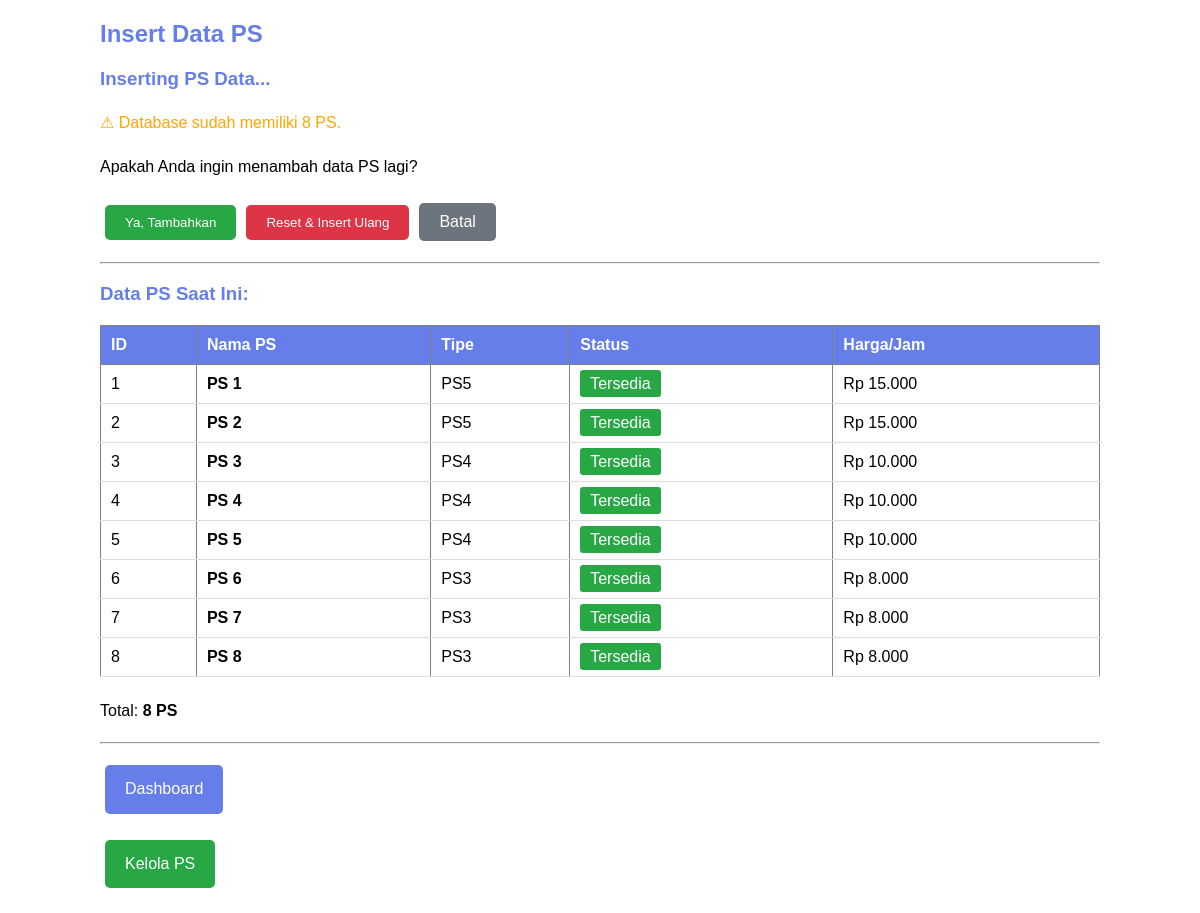
/insert_ps.php, run on the app's committed database.
### tables this page shows
CREATE TABLE ps (
    id INT AUTO_INCREMENT PRIMARY KEY,
    nama_ps VARCHAR(50) NOT NULL,
    tipe ENUM('PS3', 'PS4', 'PS5') NOT NULL,
    status ENUM('tersedia', 'dipinjam') DEFAULT 'tersedia',
    harga_per_jam INT NOT NULL,
    created_at TIMESTAMP DEFAULT CURRENT_TIMESTAMP
);

### insert_ps.php (the view, shortened to what this page needs)
<?php
echo "<h2>Insert Data PS</h2>";
$database = new Database();
$conn = $database->getConnection();
echo "<h3>Inserting PS Data...</h3>";
try {
    $stmt = $conn->query("SELECT COUNT(*) FROM ps");
    $count = $stmt->fetchColumn();
    if($count > 0) {
        echo "<p style='color: orange;'>⚠ Database sudah memiliki $count PS.</p>";
        echo "<p>Apakah Anda ingin menambah data PS lagi?</p>";
        echo "<form method='POST'>";
        echo "<button type='submit' name='action' value='add' style='padding: 10px 20px; background: #28a745; color: white; border: none; border-radius: 5px; cursor: pointer; margin: 5px;'>Ya, Tambahkan</button>";
        echo "<button type='submit' name='action' value='reset' style='padding: 10px 20px; background: #dc3545; color: white; border: none; border-radius: 5px; cursor: pointer; margin: 5px;'>Reset & Insert Ulang</button>";
        echo "<a href='index.php?page=ps&action=index' style='padding: 10px 20px; background: #6c757d; color: white; text-decoration: none; border-radius: 5px; margin: 5px; display: inline-block;'>Batal</a>";
        echo "</form>";
    }
} catch(PDOException $e) {
    echo "<p style='color: red;'>✗ Error: " . $e->getMessage() . "</p>";
}
echo "<hr>";
echo "<h3>Data PS Saat Ini:</h3>";
try {
    $stmt = $conn->query("SELECT * FROM ps ORDER BY id ASC");
    $count = $stmt->rowCount();
    if($count > 0) {
        echo "<table border='1' cellpadding='10' style='border-collapse: collapse; width: 100%;'>";
        echo "<tr><th>ID</th><th>Nama PS</th><th>Tipe</th><th>Status</th><th>Harga/Jam</th></tr>";
        while($row = $stmt->fetch(PDO::FETCH_ASSOC)) {
            echo "<tr>";
            echo "<td>" . $row['id'] . "</td>";
            echo "<td><strong>" . $row['nama_ps'] . "</strong></td>";
            echo "<td>" . $row['tipe'] . "</td>";
            echo "<td><span style='padding: 5px 10px; background: " . ($row['status'] == 'tersedia' ? '#28a745' : '#ffc107') . "; color: white; border-radius: 3px;'>" . ucfirst($row['status']) . "</span></td>";
            echo "<td>Rp " . number_format($row['harga_per_jam'], 0, ',', '.') . "</td>";
            echo "</tr>";
        }
        echo "</table>";
        echo "<p>Total: <strong>$count PS</strong></p>";
    } else {
        echo "<p style='color: red;'>Belum ada data PS</p>";
    }
} catch(PDOException $e) {
    echo "<p style='color: red;'>Error: " . $e->getMessage() . "</p>";
}
echo "<hr>";
echo "<p><a href='index.php?page=dashboard' style='padding: 10px 20px; background: #667eea; color: white; text-decoration: none; border-radius: 5px; margin: 5px; display: inline-block;'>Dashboard</a></p>";
echo "<p><a href='index.php?page=ps&action=index' style='padding: 10px 20px; background: #28a745; color: white; text-decoration: none; border-radius: 5px; margin: 5px; display: inline-block;'>Kelola PS</a></p>";
?>

### insert_ps.php (style rules this page uses)
h2, h3 { color: #667eea; }
table { margin: 20px 0; background: white; }
th { background: #667eea; color: white; padding: 10px; text-align: left; }
td { padding: 10px; border-bottom: 1px solid #ddd; }
p { line-height: 1.8; }

### data on the page
ps: id "1", nama_ps "PS 1", tipe "PS5", status "Tersedia", harga_per_jam "15.000"
ps: id "2", nama_ps "PS 2", tipe "PS5", status "Tersedia", harga_per_jam "15.000"
ps: id "3", nama_ps "PS 3", tipe "PS4", status "Tersedia", harga_per_jam "10.000"
ps: id "4", nama_ps "PS 4", tipe "PS4", status "Tersedia", harga_per_jam "10.000"
ps: id "5", nama_ps "PS 5", tipe "PS4", status "Tersedia", harga_per_jam "10.000"
ps: id "6", nama_ps "PS 6", tipe "PS3", status "Tersedia", harga_per_jam "8.000"
ps: id "7", nama_ps "PS 7", tipe "PS3", status "Tersedia", harga_per_jam "8.000"
ps: id "8", nama_ps "PS 8", tipe "PS3", status "Tersedia", harga_per_jam "8.000"

### other printed values
$count "8"
